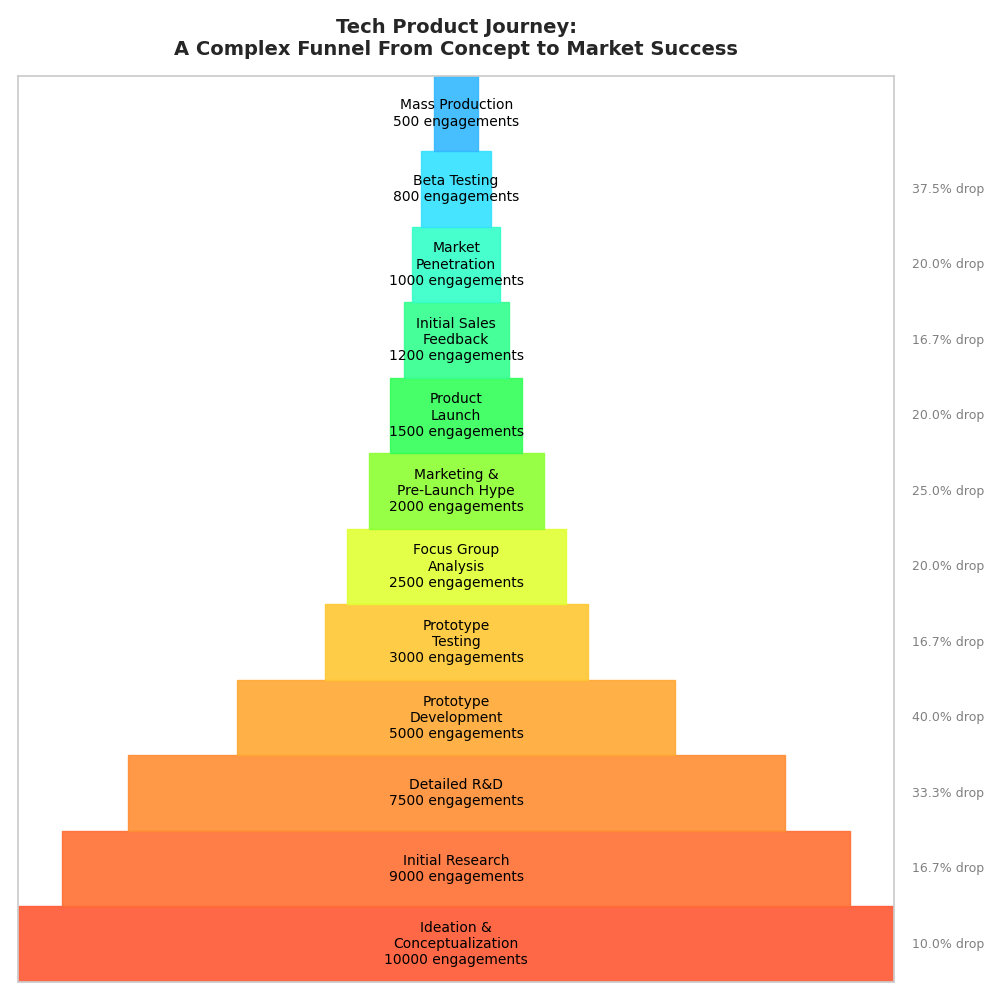

Reproduce this figure in Python.
import matplotlib.pyplot as plt
from matplotlib.patches import Rectangle
import numpy as np

stages = [
    "Ideation &\nConceptualization",
    "Initial Research",
    "Detailed R&D",
    "Prototype\nDevelopment",
    "Prototype\nTesting",
    "Focus Group\nAnalysis",
    "Marketing &\nPre-Launch Hype",
    "Product\nLaunch",
    "Initial Sales\nFeedback",
    "Market\nPenetration",
    "Beta Testing",
    "Mass Production"
]
values = [10000, 9000, 7500, 5000, 3000, 2500, 2000, 1500, 1200, 1000, 800, 500]

percentage_drops = [(values[i] - values[i+1]) / values[i] * 100 for i in range(len(values) - 1)]

colors = ['#FF5733', '#FF6F33', '#FF8D33', '#FFA833', '#FFC733', '#E1FF33', 
          '#8DFF33', '#33FF57', '#33FF8D', '#33FFC7', '#33E1FF', '#33B8FF']

fig, ax = plt.subplots(figsize=(10, 10))

y_start = 0

for i, (stage, value, color) in enumerate(zip(stages, values, colors)):
    width = value / float(max(values))
    left = (1 - width) / 2

    rect = Rectangle((left, y_start), width, 1, color=color, alpha=0.9)
    ax.add_patch(rect)

    ax.text(0.5, y_start + 0.5, f'{stage}\n{value} engagements', 
            fontsize=10, va='center', ha='center', color='black')
    
    if i < len(percentage_drops):
        ax.text(1.02, y_start + 0.5, f'{percentage_drops[i]:.1f}% drop', 
                fontsize=9, va='center', ha='left', color='gray')
    
    y_start += 1

ax.set_xlim(0, 1)
ax.set_ylim(0, len(stages))
ax.set_yticks([])
ax.set_xticks([])
ax.set_title("Tech Product Journey:\nA Complex Funnel From Concept to Market Success", 
             fontsize=14, fontweight='bold', pad=15)

ax.yaxis.grid(True, which='major', linestyle='--', linewidth=0.5)

plt.tight_layout()

plt.show()
